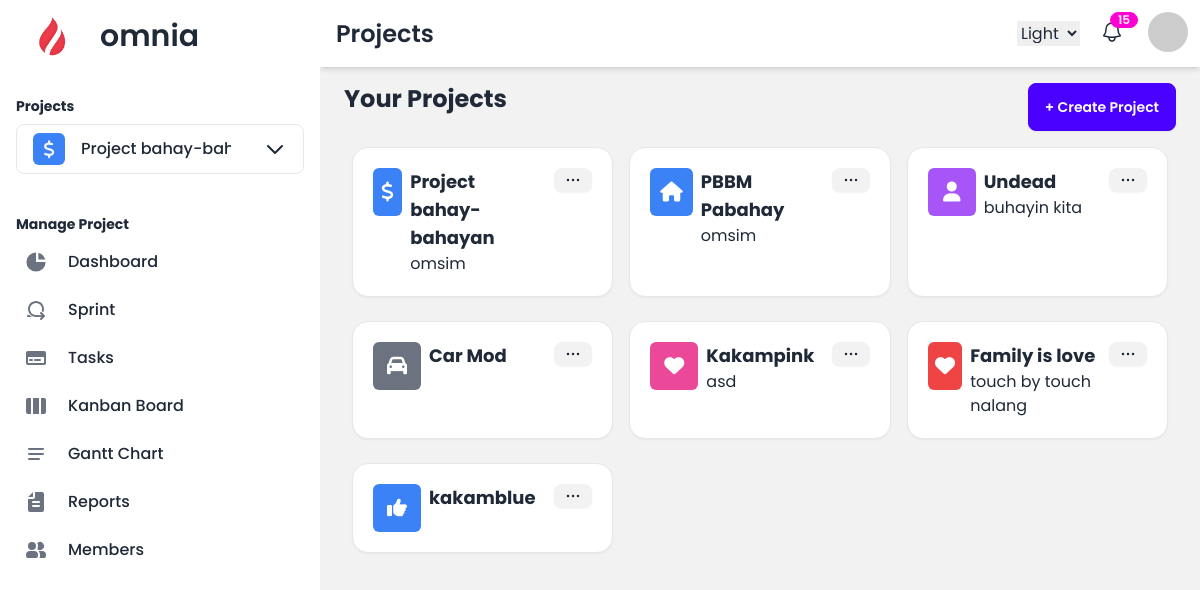
The page /projects/projects/ (signed in) on the database its author committed.
### projects/models.py (models this page shows, shortened)
class Project(models.Model):
    COLOR_CHOICES = [
        ('purple', 'Purple'),
        ('red', 'Red'),
        ('blue', 'Blue'),
        ('green', 'Green'),
        ('teal', 'Teal'),
        ('yellow', 'Yellow'),
        ('orange', 'Orange'),
        ('pink', 'Pink'),
        ('gray', 'Grey'),
    ]
    name = models.CharField(max_length=100)
    emoji_icon = models.CharField(max_length=255, default='fa-star')
    description = models.TextField(blank=True, null=True)
    color = models.CharField(max_length=20, choices=COLOR_CHOICES, default='blue')
    current_sprint = models.ForeignKey('Sprint', on_delete=models.CASCADE, related_name='current_sprint', blank=True, null=True)
    created_at = models.DateTimeField(auto_now_add=True)
    owner = models.ForeignKey(settings.AUTH_USER_MODEL, on_delete=models.CASCADE, related_name='owned_projects')

### projects/views.py (the view)
# urls.py: path('projects/', views.project_list, name='projects'),
@login_required
def project_list(request):
    user_projects = Project.objects.filter(owner=request.user) if request.user.role == 'manager' else []
    return render(request, 'projects/project_list.html', {'projects': user_projects})

### projects/forms.py
class ProjectForm(forms.ModelForm):
    class Meta:
        model = Project
        fields = ['name', 'emoji_icon', 'description', 'color']
        widgets = {
        }

### projects/context_processors.py (called while the page is built)
def user_projects(request):
    if request.user.is_authenticated:
        projects = Project.objects.filter(owner=request.user)
        return {'user_projects': projects}
    return {}

### projects/templatetags/custom_filters.py (called while the page is built)
@register.filter
def get_item(value, key):
    for item in value:
        if item.id == int(key):
            return item
    return None

### projects/templates/projects/project_list.html (shortened to what this page needs)
{% extends 'project_base.html' %}
{% block heading %}Projects{% endblock %}
{% block content %}
<div class="flex justify-between mb-4">
    <div class="flex flex-col items-center justify-between">
        <h1 class="text-2xl h-full font-bold">Your Projects</h1>
    </div>
    <button id="open-create-project-btn" onclick="create_project_modal.showModal()"
       class="btn btn-primary text-white">
        + Create Project
    </button>
</div>
{% if projects %}
    <div class="grid grid-cols-1 md:grid-cols-2 lg:grid-cols-3 gap-4 px-2">
    {% for project in projects %}
    <div class="card w-full p-5 bg-base-100 shadow-sm border mb-2">
        <div class="col-span-1 flex flew-row gap-2">
            <div class="flex flex-col justify-center items-center w-12 h-12 bg-{{ project.color }}-500 rounded-md">
                <i class="fas {{ project.emoji_icon }} text-xl text-white flex items-center justify-center rounded-md"></i>
            </div>
            <div class="flex flex-col flex-grow">
                <h3 class="text-lg font-bold project-name">
                    {{ project.name }}
                </h3>
                <p class="project-description">{{ project.description }}</p>
            </div>
            <div>
                <div class="dropdown dropdown-end">
                  <div tabindex="0" role="button" class="btn btn-xs">
                      <svg class="w-[20px] h-[20px]" aria-hidden="true" xmlns="http://www.w3.org/2000/svg" width="24" height="24" fill="none" viewBox="0 0 24 24">
                          <path stroke="currentColor" stroke-linecap="round" stroke-width="3" d="M6 12h.01m6 0h.01m5.99 0h.01"/>
                      </svg>
                  </div>
                </div>
            </div>
        </div>
    </div>
    {% endfor %}
</div>
{% else %}
    <p class="text-gray-500">No projects found. Create a new project!</p>
{% endif %}
{% endblock %}

### projects/templates/project_base.html (shortened to what this page needs)
{% load static %}
{% load custom_filters %}
{% load widget_tweaks %}
<!DOCTYPE html>
<html lang="en" data-theme="light">
<head>
    <link href="https://cdnjs.cloudflare.com/ajax/libs/font-awesome/6.0.0/css/all.min.css" rel="stylesheet">
    <link href="https://cdn.jsdelivr.net/npm/daisyui@4.12.14/dist/full.min.css" rel="stylesheet" type="text/css" />
    <script src="https://cdn.tailwindcss.com"></script>
</head>
<body style="font-family: 'Poppins', sans-serif;">
    <div class="drawer lg:drawer-open">
        <div class="drawer-content flex flex-col">
            <div class="navbar sticky top-0 bg-base-100  z-10 shadow-md ">
                <div class="flex-1">
                    <h1 class="text-2xl font-semibold ml-2">{% block heading %}Dashboard{% endblock %}</h1>
                </div>
                <div class="flex-none">
                    <label class="swap">
                        <select data-choose-theme>
                          <option value="light">Light</option>
                        </select>
                    </label>
                    <div class="dropdown dropdown-bottom dropdown-end">
                      <button class="btn ml-4 btn-circle btn-ghost btn-sm">
                        <div class="indicator">
                            <span class="indicator-item badge badge-secondary badge-sm">15</span>
                        </div>
                      </button>
                    </div>
                    <div class="dropdown dropdown-end ml-4">
                        <label tabindex="0" class="btn btn-ghost btn-circle avatar">
                          <div class="w-10 rounded-full">
                              <img src="https://placeimg.com/80/80/people" alt="profile">
                          </div>
                      </label>
                  </div>
                </div>
            </div>
            <div class="flex-1 md:pt-4 pt-4 px-6  bg-base-200">
                {% block content %}
                {% endblock %}
            </div>
        </div>
        <div class="drawer-side z-30">
            <ul class="menu pt-2 px-4 w-80 bg-base-100 min-h-full space-y-2 text-base-content">
                <li class="mb-2 font-semibold text-3xl">
                    <a href="/projects/dashboard">
                        <img class="mask mask-squircle w-10 mr-5" src="{% static 'logo/logo.png' %}" alt="Omnia Logo">
                        omnia
                    </a>
                </li>
                    <span class="py-1"></span>
                {% if request.user.role == 'manager' %}
                    <h2 class="text-sm font-bold mt-4 mb-2">Projects</h2>
                    <li tabindex="0" role="button" class="dropdown dropdown-bottom z-50">
                        <span class="flex items-center text-base font-medium rounded-lg transition duration-75 border">
                            {% if request.session.current_project_id %}
                                {% with current_project=user_projects|get_item:request.session.current_project_id %}
                                    <i class="fas {{ current_project.emoji_icon }} text-lg text-gray-100 bg-{{ current_project.color }}-500 w-8 h-8 flex items-center justify-center rounded-md mr-2"></i>
                                    <span class="truncate max-w-[150px] min-w-[150px] flex items-center">
                                        {{ current_project.name }}
                                    </span>
                                {% endwith %}
                            {% else %}
                                Project Name
                            {% endif %}
                            <svg class="w-6 h-6 text-gray-800 ml-6" aria-hidden="true" xmlns="http://www.w3.org/2000/svg" width="24" height="24" fill="none" viewBox="0 0 24 24">
                                <path stroke="currentColor" stroke-linecap="round" stroke-linejoin="round" stroke-width="2" d="m19 9-7 7-7-7"/>
                            </svg>
                        </span>
                    </li>
                    <span class="py-3"></span>
                    {% if request.session.current_project_id %}
                    <h2 class="text-sm font-bold mb-2">Manage Project</h2>
                    <li>
                        <a href="{% url 'dashboard' %}"
                           class="flex items-center p-2 text-base font-medium rounded-lg transition duration-75 {% if request.path == '/projects/dashboard/' %}active{% endif %}"
                        >
                           <span class="ml-3">Dashboard</span>
                        </a>
                    </li>
                    <li>
                        <a href="{% url 'project_sprints' %} "
                           class="flex items-center p-2 text-base font-medium rounded-lg transition duration-75 {% if 'sprint' in request.path %}active{% endif %}">
                           <span class="ml-3">Sprint</span>
                        </a>
                    </li>
                    <li>
                        <a href="{% url 'project_tasks' %} "
                           class="flex items-center p-2 text-base font-medium rounded-lg transition duration-75 {% if 'tasks' in request.path %}active{% endif %}">
                           <span class="ml-3">Tasks</span>
                        </a>
                    </li>
                    <li>
                        <a href="{% url 'kanban_board' %}"
                           class="flex items-center p-2 text-base font-medium rounded-lg transition duration-75 {% if 'kanban' in request.path %}active{% endif %}">
                            <svg class="w-6 h-6 text-gray-500" aria-hidden="true" xmlns="http://www.w3.org/2000/svg" width="24" height="24" fill="currentColor" viewBox="0 0 24 24">
                              <path fill-rule="evenodd" d="M15 4H9v16h6V4Zm2 16h3a2 2 0 0 0 2-2V6a2 2 0 0 0-2-2h-3v16ZM4 4h3v16H4a2 2 0 0 1-2-2V6a2 2 0 0 1 2-2Z" clip-rule="evenodd"/>
                            </svg>
                           <span class="ml-3">Kanban Board</span>
                        </a>
                    </li>
                    <li>
                        <a href="{% url 'gantt_chart' %}"
                           class="flex items-center p-2 text-base font-medium rounded-lg transition duration-75 {% if 'gantt' in request.path %}active{% endif %}"
                        >
                            <svg class="w-6 h-6 text-gray-500" aria-hidden="true" xmlns="http://www.w3.org/2000/svg" width="24" height="24" fill="none" viewBox="0 0 24 24">
                              <path stroke="currentColor" stroke-linecap="round" stroke-width="2" d="M5 7h14M5 12h14M5 17h10"/>
                            </svg>
                           <span class="ml-3">Gantt Chart</span>
                        </a>
                    </li>
                    <li>
                        <a href="#" class="flex items-center p-2 text-base font-medium rounded-lg transition duration-75 {% if 'reports' in request.path %}active{% endif %}"
                        >
                           <span class="ml-3">Reports</span>
                        </a>
                    </li>
                    <li>
                        <a href="{% url 'members' %}" class="flex items-center p-2 text-base font-medium rounded-lg transition duration-75 {% if 'members' in request.path %}active{% endif %}"
                        >
                           <span class="ml-3">Members</span>
                        </a>
                    </li>
                    {% endif %}
                {% endif %}
            </ul>
        </div>
    </div>
</body>
</html>

### rows shown on the page
Project: name "Project bahay-bahayan", description "omsim", name "Project bahay-b…"
Project: name "PBBM Pabahay", description "omsim"
Project: name "Undead", description "buhayin kita"
Project: name "Car Mod"
Project: name "Kakampink", description "asd"
Project: name "Family is love", description "touch by touch nalang"
Project: name "kakamblue"
